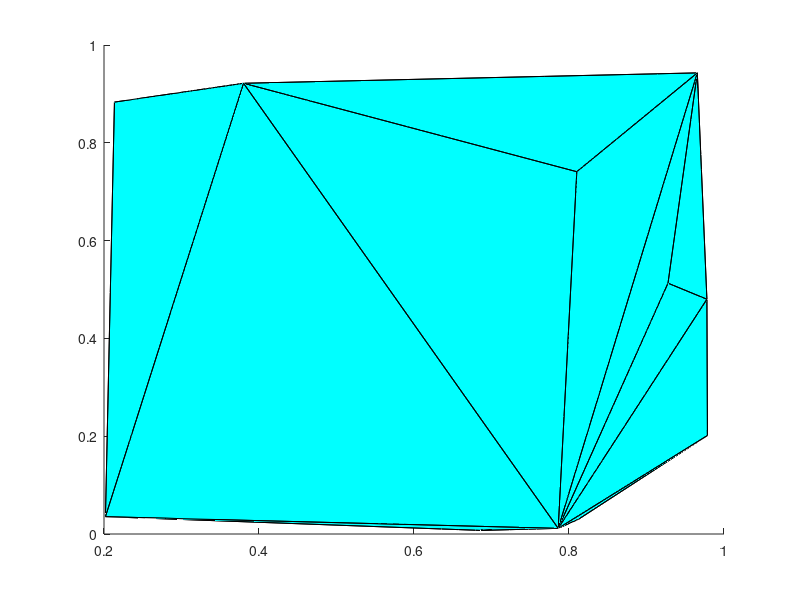

MATLAB code for this plot: (Note: this script raises an error after producing the figure.)
close all; clc; clear;
addpath(genpath('./arrow3d'))
% [x,y,z] = meshgrid(-2:1:2,-2:1:2,-2:1:2);
% x = x(:);
% y = y(:);
% z = z(:);
% 
figure; hold on;

V=rand(3,20);
x=V(1,:);
y=V(2,:);
z=V(3,:);

[k1,av1] = convhull(x,y,z);

trisurf(k1,x,y,z,'FaceColor','cyan')
k_all=k1(:);
k_all_unique=unique(k1);

for i=1:length(k_all_unique)
    plotSphere([x(k_all_unique(i)) y(k_all_unique(i)) z(k_all_unique(i))], 0.03, 'b')
end
axis equal

camlight
lighting phong

V=rand(3,20);
x=V(1,:)+1.5;
y=V(2,:)+1.5;
z=V(3,:);

[k1,av1] = convhull(x,y,z);


trisurf(k1,x,y,z,'FaceColor','red')
k_all=k1(:);
k_all_unique=unique(k1);

for i=1:length(k_all_unique)
    plotSphere([x(k_all_unique(i)) y(k_all_unique(i)) z(k_all_unique(i))], 0.03, 'm')
end




A=1;
B=1
C=1;
D=-3.2;
[x y] = meshgrid(0.5:0.1:2); % Generate x and y data
z = -1/C*(A*x + B*y + D); % Solve for z data
surf(x,y,z,'FaceAlpha',0.5) %Plot the surface
view([45,45])
axis equal;  axis off; plotAxesArrows(0.6);


exportAsSvg(gcf,'polyhedra')

function handle=plotSphere(position, radius, color)

    [x,y,z] = sphere(50);
    handle = surf(x*radius+position(1),y*radius+position(2),z*radius+position(3),'FaceColor',color,'LineStyle','none' );

end

function plotAxesArrows(length)
arrow3d([0 0 0],[0 0 length],20,'cylinder',[0.2,0.1]);
arrow3d([0 0 0],[0 length 0],20,'cylinder',[0.2,0.1]);
arrow3d([0 0 0],[length 0 0],20,'cylinder',[0.2,0.1]);
end

function exportAsSvg(handle, name_figure)

set(handle,'Units','inches');
screenposition = get(handle,'Position');
set(gcf,'PaperPosition',[0 0 screenposition(3:4)],'PaperSize',[screenposition(3:4)]);
print (name_figure, '-dsvg', '-painters')
set(gcf,'renderer','Painters')
% system(['pdfcrop ',name_figure,'.svg ',name_figure,'.pdf']);

end